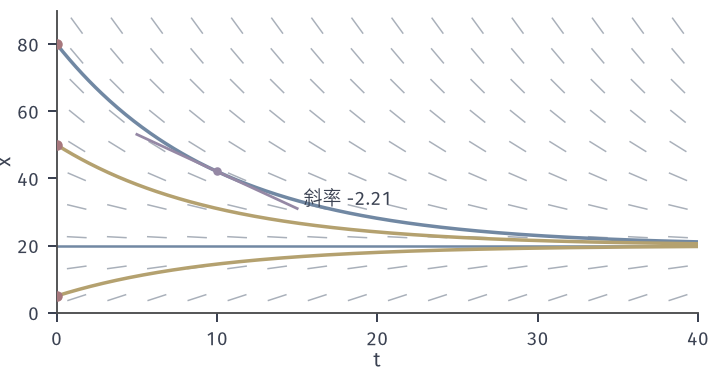

This chart was generated by the following Python code:
from pathlib import Path
import sys
sys.path.insert(0, str(Path(__file__).resolve().parents[1]/"ivp-common"))
from ivp_common import *
HERE = Path(__file__).resolve().parent

# 目标：冷却方程的方向场、不同初温的解，以及某点切线的斜率等于场的取值。
fig, ax = figure(width_mm=100, height_mm=52)
panel(fig, .08, .985, .97, .15)
ax.set_xlim(0, 40); ax.set_ylim(0, 90); ax.set_xticks(range(0, 41, 10)); ax.set_yticks([0, 20, 40, 60, 80])
ax.set_xlabel('$t$', labelpad=1); ax.set_ylabel('$x$', labelpad=1)
f = lambda t, x: -.1*(x - 20)
slope_field(ax, f, nt=16, nx=10)
t = np.linspace(0, 40, 400)
for x0, c in [(80, BLUE), (50, YELLOW), (5, YELLOW)]:
    ax.plot(t, 20 + (x0 - 20)*np.exp(-.1*t), color=c, lw=1.4, zorder=3)
    dot(ax, 0, x0)
ax.axhline(20, color=BLUE, lw=1.0, zorder=2)
t1 = 10; x1 = 20 + 60*np.exp(-1); s = f(t1, x1)
tt = np.array([t1 - 5, t1 + 5])
ax.plot(tt, x1 + s*(tt - t1), color=PURPLE, lw=1.1, zorder=4)
ax.plot([t1], [x1], 'o', ms=3.4, color=PURPLE, mew=0, zorder=5)
ax.text(t1 + 5.4, x1 - 8, f'斜率 {s:.2f}', color=INK, fontsize=7.5, va='center')
save(fig, HERE, 'figure', {'formula': "x'=-0.1(x-20)", 'x0': [80, 50, 5], 'tangent_at': [t1, x1, s]})
